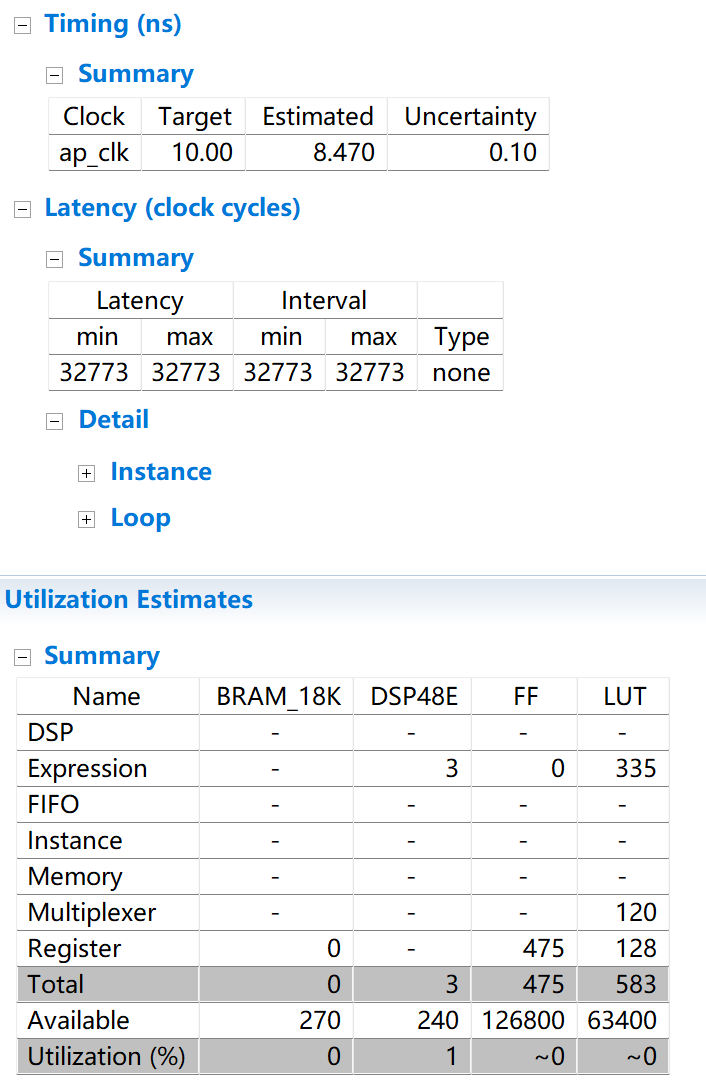
%> input picture lab1_matmul_baseline/综合结果/solution2.png, 706 x 1082 px
$ octave compare_gauss3x3.m   (GNU Octave 9; MATLAB toolbox functions it lacks are replaced by stand-ins)
%> lines starting %> are read from the running program, lines starting %| are printed output that depends on the picture
% Compare a grayscale image with the output of the HLS 3x3 Gaussian kernel.
% The HLS design uses 8-bit pixels, zero padding, and truncates on conversion
% from its fixed-point accumulator to ap_uint<8>.

[fileName, folderName] = uigetfile( ...
    {'*.png;*.jpg;*.jpeg;*.bmp;*.tif;*.tiff', 'Image files'}, ...
    'Select an image to filter');
%> the answer given: ../../../lab1_matmul_baseline/综合结果/solution2.png

if isequal(fileName, 0)
    disp('No image selected.');
    return;
end

inputPath = fullfile(folderName, fileName);
inputImage = imread(inputPath);
%> inputImage is the input picture: size 1082x706x3 uint8; mean R, G, B 240.1, 241.7, 243

if ~isa(inputImage, 'uint8')
    error('The HLS kernel expects an 8-bit image. Convert the input to uint8 first.');
end

if ndims(inputImage) == 3
    if size(inputImage, 3) < 3
        error('The selected image must be grayscale or RGB.');
    end
    rgb = double(inputImage(:, :, 1:3));
    grayImage = uint8(0.2989 * rgb(:, :, 1) + ...
                      0.5870 * rgb(:, :, 2) + ...
                      0.1140 * rgb(:, :, 3));
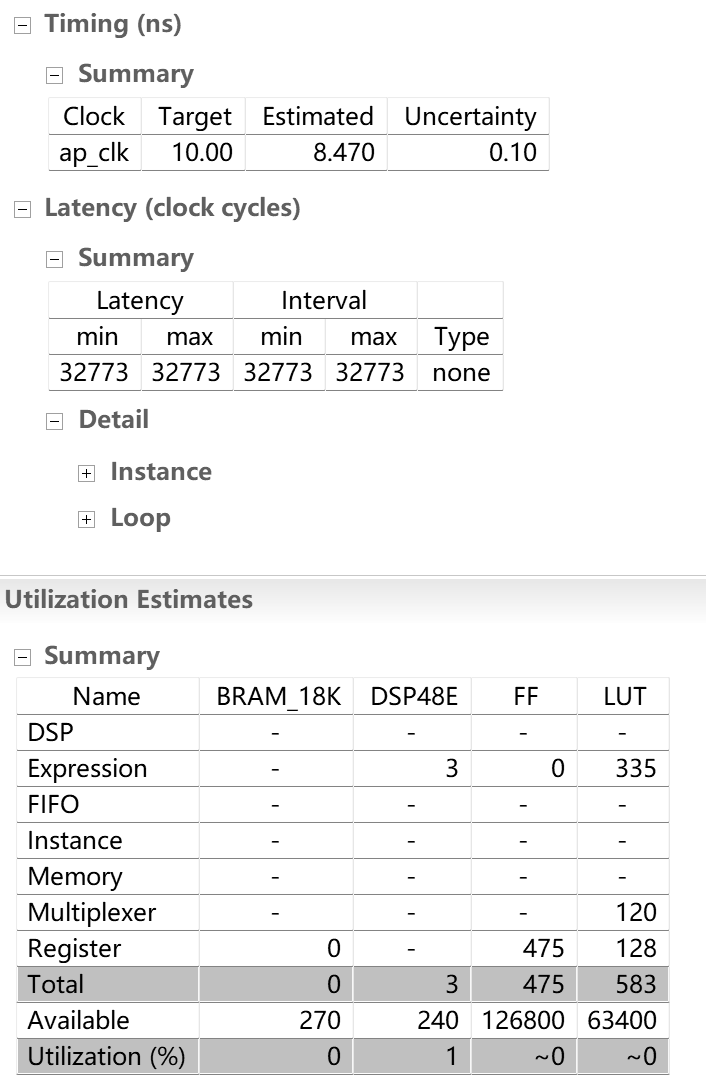
%> grayImage: size 1082x706 uint8; min 0, max 255, mean 241.3
elseif ismatrix(inputImage)
    grayImage = inputImage;
else
    error('The selected image must be a 2-D grayscale or RGB image.');
end

gaussianKernel = [1 2 1; 2 4 2; 1 2 1] / 16;
filteredValues = conv2(double(grayImage), gaussianKernel, 'same');
filteredValues = min(max(floor(filteredValues), 0), 255);
filteredImage = uint8(filteredValues);

absoluteDifference = abs(double(grayImage) - double(filteredImage));
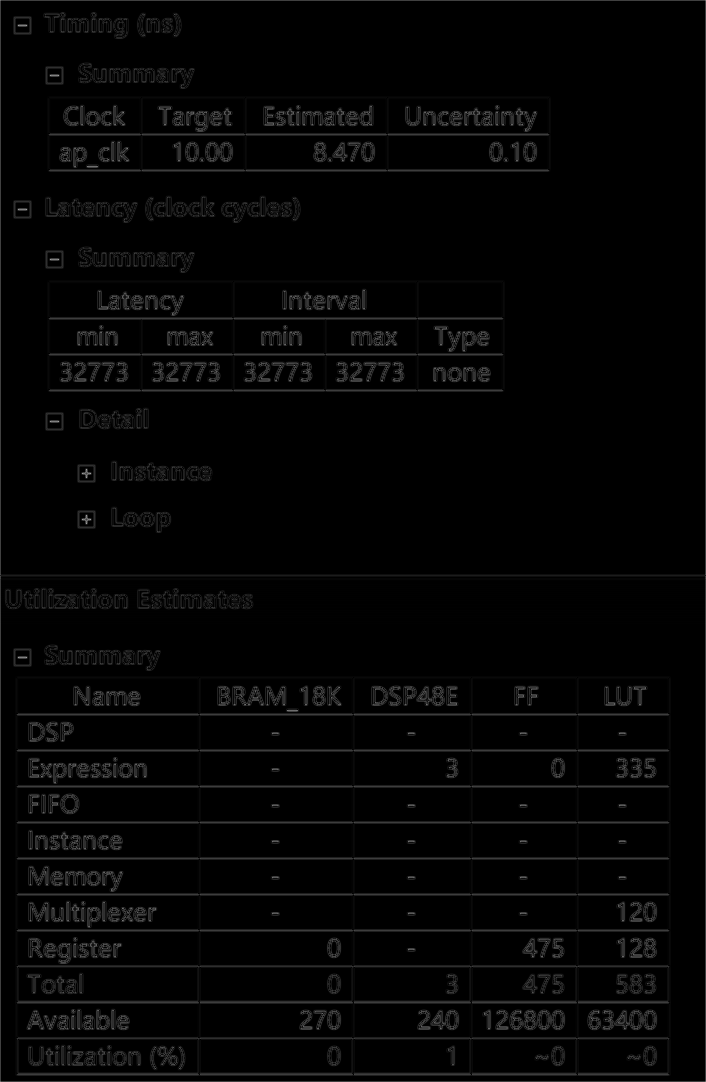
%> absoluteDifference: size 1082x706 double; min 0, max 159, mean 4.8

figure('Name', '3x3 Gaussian filter comparison', 'Color', 'w');
subplot(1, 3, 1);
imagesc(grayImage, [0 255]);
colormap gray;
axis image off;
title('Original grayscale');

subplot(1, 3, 2);
imagesc(filteredImage, [0 255]);
axis image off;
title('HLS 3x3 Gaussian');

subplot(1, 3, 3);
imagesc(absoluteDifference);
axis image off;
colorbar;
title('Absolute difference');

[~, baseName, ~] = fileparts(fileName);
outputPath = fullfile(folderName, [baseName '_gauss3x3.png']);
imwrite(filteredImage, outputPath);
fprintf('Filtered image saved to: %s\n', outputPath);

$ run again, on lab1_matmul_baseline/综合结果/solution4.png
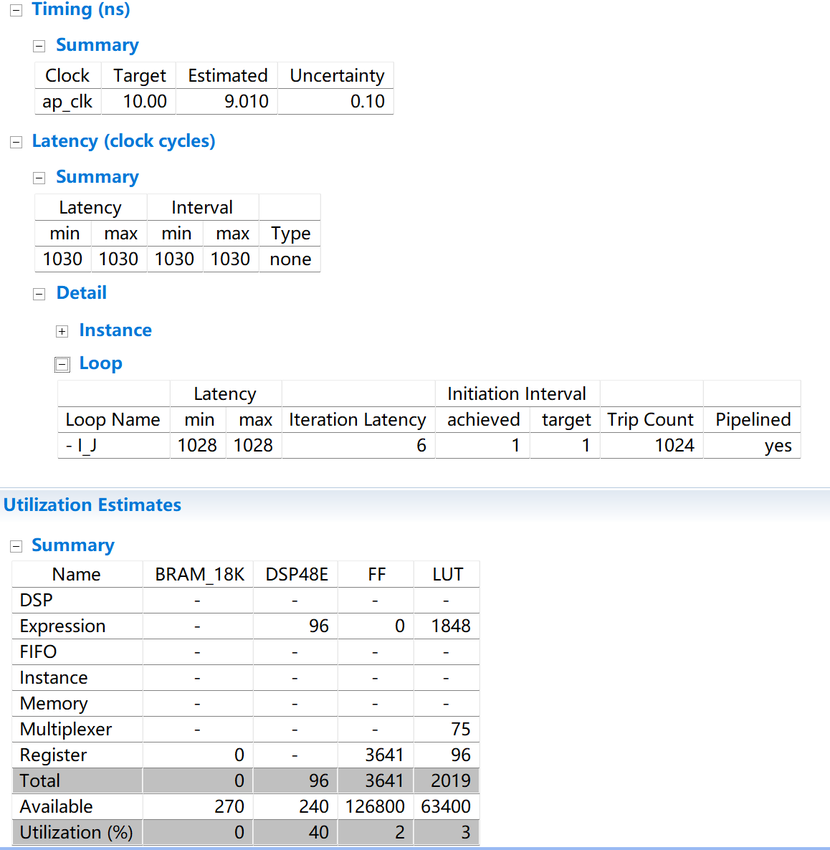
%> input picture lab1_matmul_baseline/综合结果/solution4.png, 830 x 850 px, shrunk from 1158 x 1186 before the run
%> inputImage is the input picture: size 850x830x3 uint8; mean R, G, B 244.1, 245.2, 246.2
%> `filteredValues = conv2(double(grayImage), gaussianKernel, 'same');`:
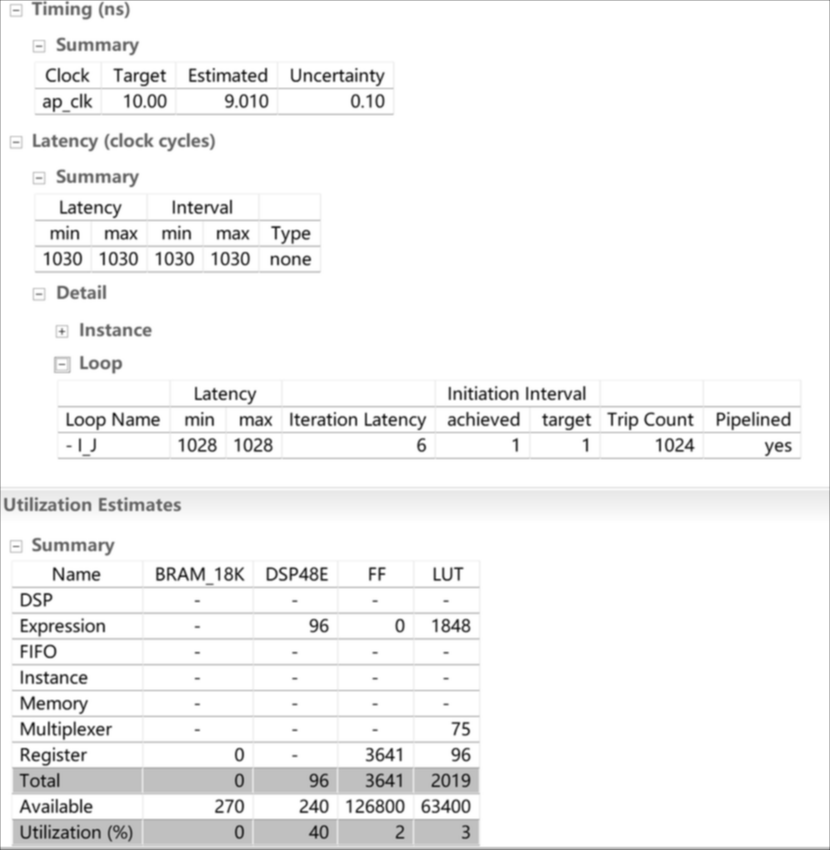
%> filteredValues: size 850x830 double; min 27.75, max 255, mean 244.7
%> `absoluteDifference = abs(double(grayImage) - double(filteredImage));`:
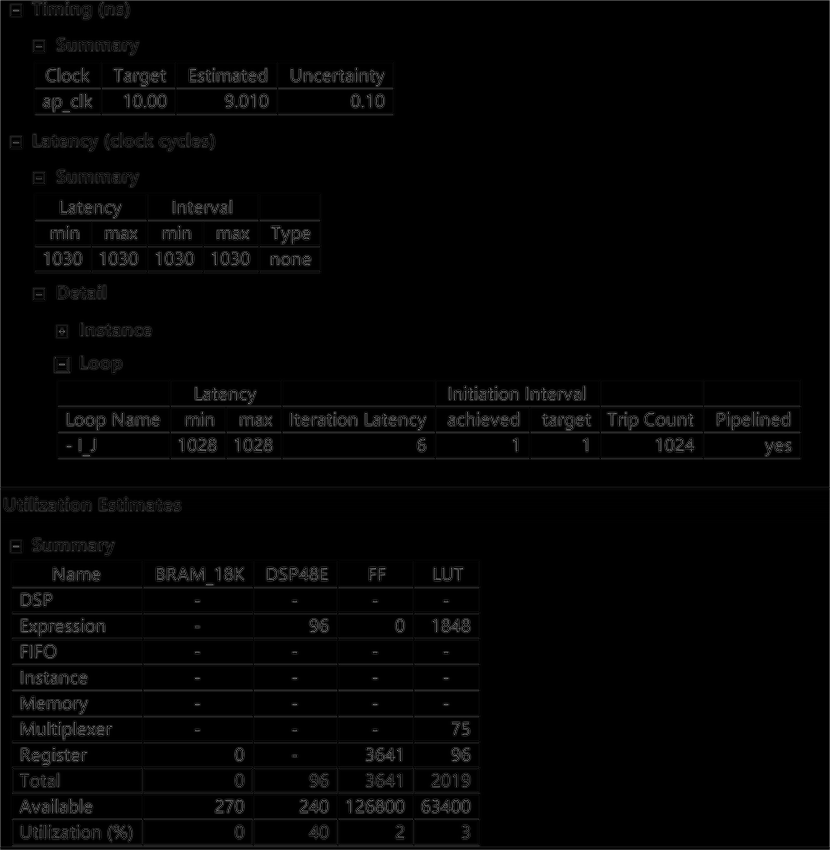
%> absoluteDifference: size 850x830 double; min 0, max 132, mean 4

$ run again, on lab1_matmul_baseline/综合结果/solution6.png
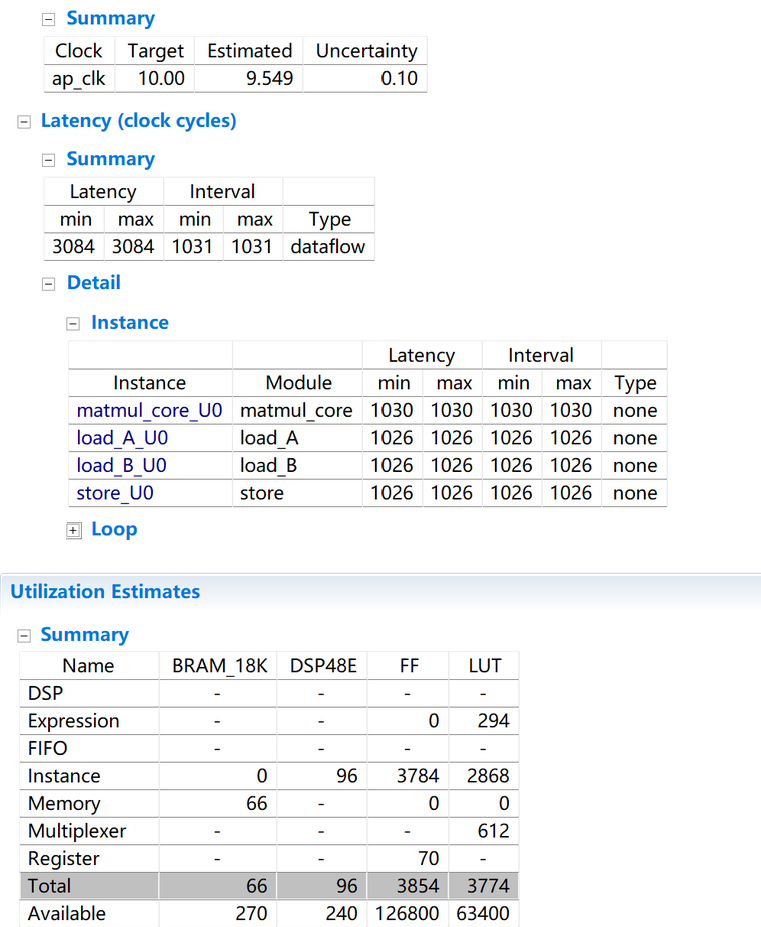
%> input picture lab1_matmul_baseline/综合结果/solution6.png, 761 x 927 px, shrunk from 996 x 1212 before the run
%> inputImage is the input picture: size 927x761x3 uint8; mean R, G, B 243, 243.9, 245
%> `grayImage = uint8(0.2989 * rgb(:, :, 1) + 0.5870 * rgb(:, :, 2) + 0.11..`:
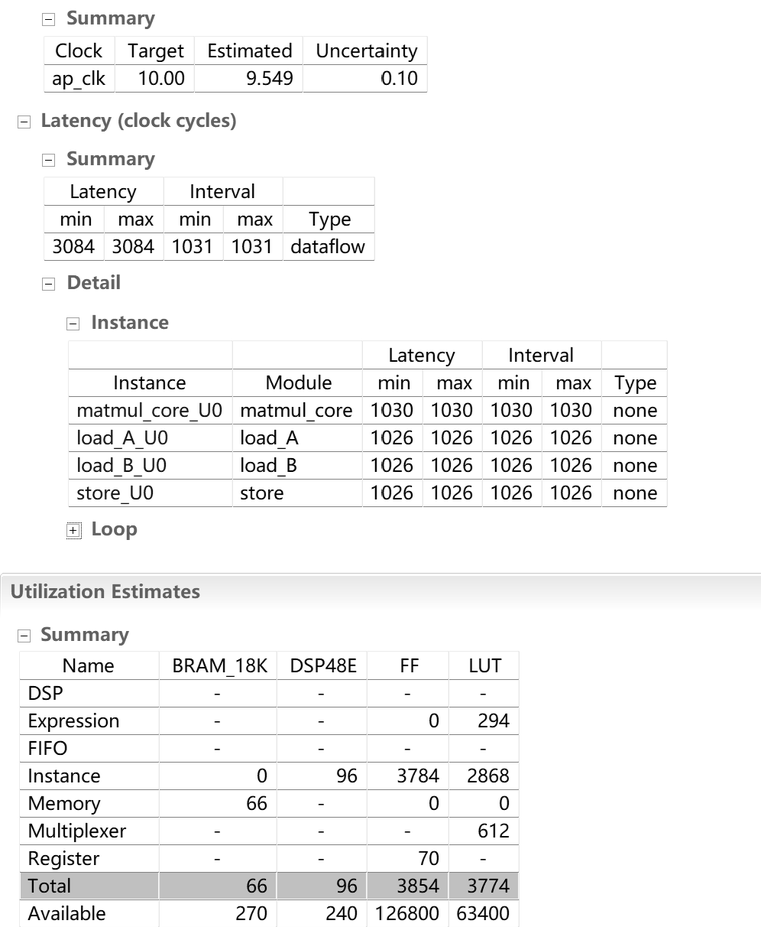
%> grayImage: size 927x761 uint8; min 0, max 255, mean 243.8
%> `absoluteDifference = abs(double(grayImage) - double(filteredImage));`:
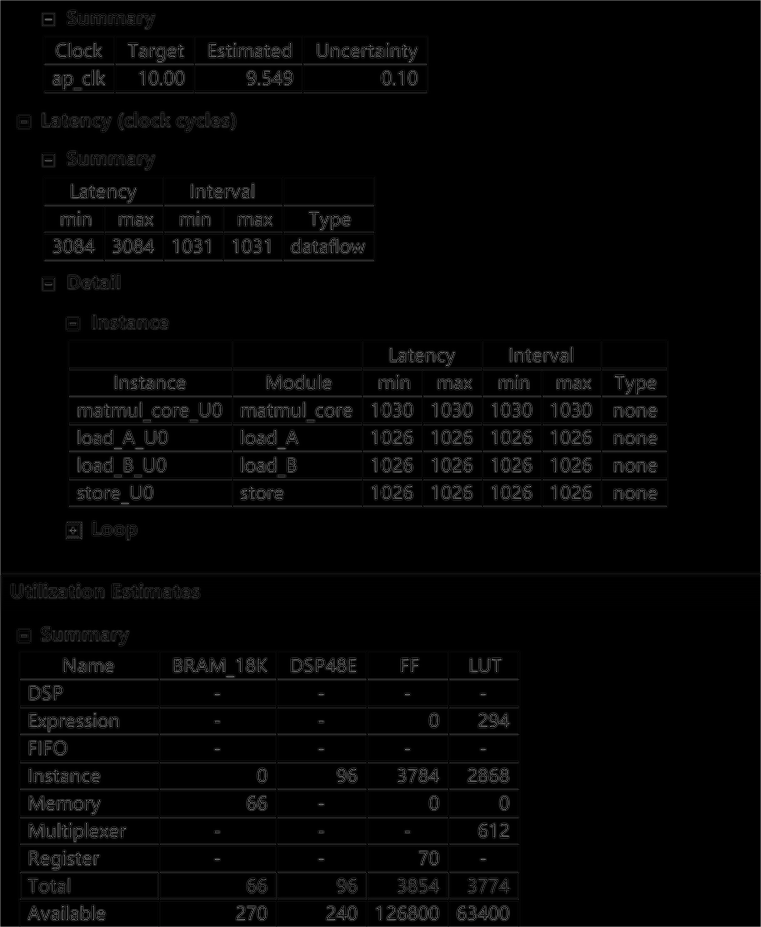
%> absoluteDifference: size 927x761 double; min 0, max 130, mean 4.8
